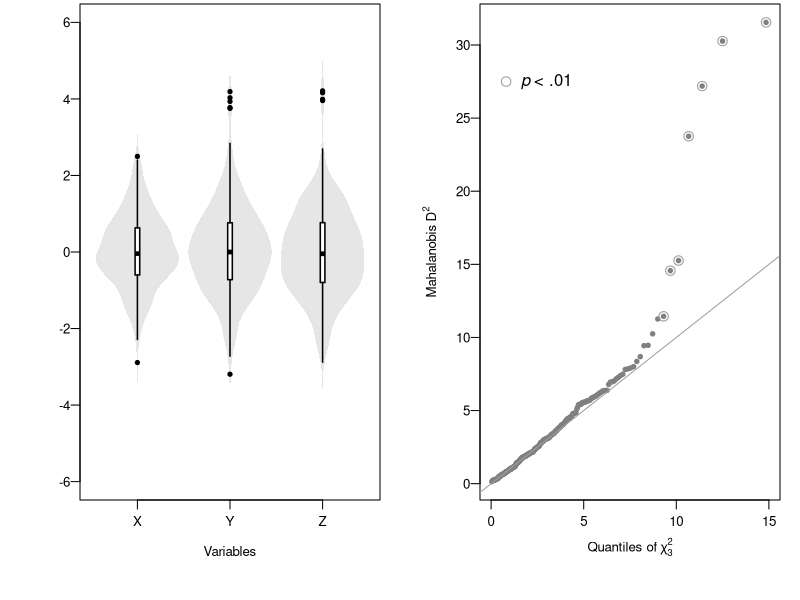
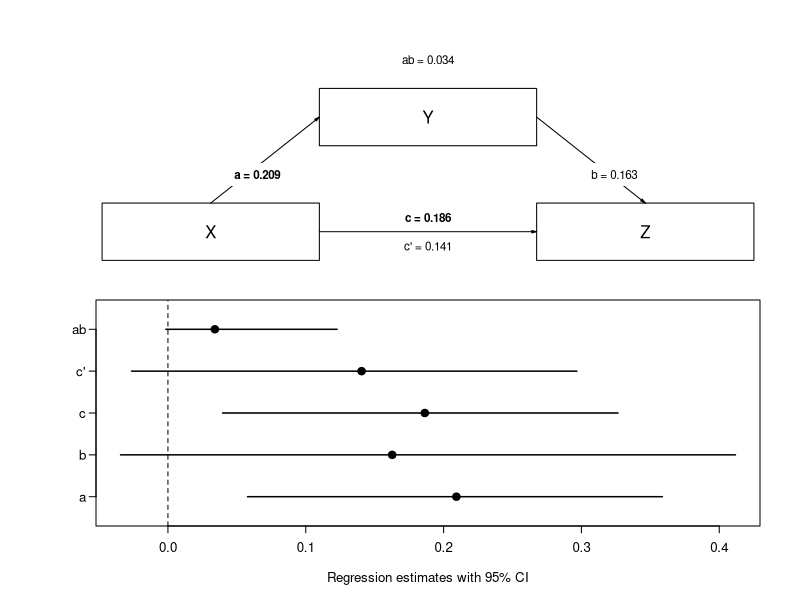

The R source for these figures, in order:
## ---- chunk 1
knitr::opts_chunk$set(echo = F)

# required package(s)
library(psych)      # mainly for correlation analysis
library(robustbase) # mainly for robust regression

# required functions

# if possible, rather than sourcing often used functions via 'source()', embed 
# them via copy/paste to ensure that the functions are available right away, 
# which is especially helpful when you share your code along with your data  

# returning coefficients in APA style
apa.coef <- function(coef, gt1 = T, digits = 2, pval = F) {
  if (gt1 == T) {
    coef = format(round(coef, digits = digits), nsmall = digits)
  } else if (gt1 == F) {
    coef = sub('0.', '.', format(round(coef, digits = digits), nsmall = digits))
  }
  if (pval == T) {
    if (coef == '.000') {
      coef = '< .001'
    } else {
      coef = paste('=', coef)
    }
  }
  return(coef)
}

# reporting correlations in APA-style (simple version)
apa.cor <- function(df, method = 'pearson') {
  ct = corr.test(df)$ci
  r.ci = sub('0.', '.', format(round(ct[1, 1:3], digits = 2), nsmall = 2))
  pval = sub('0.', '.', format(round(ct[1, 4], digits = 3), nsmall = 3))
  if (pval == '.000') {
    pval = '< .001'
  } else {
    pval = paste('=', pval)
  }
  out = paste0('_r_ = ', r.ci[2], ', 95% CI [', r.ci[1], ', ', r.ci[3], '], _p_ ', pval)
  return(out)
}

# function for extracting and formatting correlation information for use in manuscript, i.e.,
# effect size classification according to Hemphill (2003) or Cohen (1988) and correlation
# coefficients (Pearson or Spearman) together with their 95% CI 
apa_print.corr.test <- function(df, method = "pearson", classify = "gignac") {
    ci = corr.test(df, method = method)$ci
    out = NULL
    for (i in 1:nrow(ci)) {
      if (classify == "gignac") {
        if (ci$r[i] < .2) {
          es = "small"
        } else if (ci$r[i] >= .2 & ci$r[i] <= .3) {
          es = "medium"
        } else {
          es = "large"
        }
      } else if (classify == "cohen") {
        if (ci$r[i] < .3) {
          es = "small"
        } else if (ci$r[i] >= .5 & ci$r[i] <= .5) {
          es = "medium"
        } else {
          es = "large"
        }
      }
      r = sub("[0]+", "", format(round(ci$r[i], 2), nsmall = 2))
      # format p-value
      if (ci$p[i] > .001) {
        p = paste("_p_ = ", sub("[0]+", "", format(round(ci$p[i], 3), nsmall = 3)), sep = "")
      } else {
        p = "_p_ < .001"
      }
      # format ci
      CI = sub("[0]+", "", format(round(c(ci$lower[i], ci$upper[i]), 2), nsmall = 2))
      CI = paste("95% CI [", CI[1], ", ", CI[2], "]", sep = "")
      if (method == "pearson") {
        summary = paste("_r_ = ", r, ", ", CI, sep = "")
        full.summary = paste("_r_ = ", r, ", ", CI, ", ", p, sep = "")
      } else if (method == "spearman") {
        summary = paste("_r~s~_ = ", r, ", ", CI, sep = "")
        full.summary = paste("_r~s~_ = ", r, ", ", CI, ", ", p, sep = "")
      }
      out = rbind(out, c(es, summary, full.summary))
    }
    colnames(out) = c("es", "rs", "rsp")
    rownames(out) = sub("-", ".", rownames(ci))
    return(as.data.frame(out))
  }

## ---- chunk 2
# required functions

# function for applying shapiro.test to all cols of a df
sw <- function(df) {
  out = NULL
  for (i in 1:ncol(df)) {
    out = c(out, shapiro.test(df[, i])$p.value)
  }
  return(out)
}

# function for generating violin plots
vio.plot <- function(df, ylim = NULL) {
  if (is.null(ylim)) {
    ylim = c(min(df) - 1, max(df) + 1)
  }
  plot(c(.5, 3.5), ylim, type = "n", xlab = "Variables", ylab = "", xaxt = "n", las = 1)
  axis(1, 1:3, colnames(df))
  for (i in 1:ncol(df)) {
    di = density(df[, i])
    dix = di$x
    diy = (di$y / max(di$y)) * .45
    polygon(c(i - diy, rev(i + diy)), c(dix, rev(dix)), border = NA, col = grey(.9))
    boxplot(df[, i], add = T, at = i, axes = F, boxwex = .1, staplewex = NA, lty = 1, lwd = 1.5, col = '#FFFFFF', outpch = 19, outcex = .5)
  }
}

# set seed for reproducible results
set.seed(1)

# simulate data
n = 256
X = rnorm(n)
Y = .2 * X + rnorm(n)
Z = .2 * X + .2 * Y + rnorm(n)

outliers = sort(sample(1:256, 4, replace = F))
Y[outliers] = runif(4, 3.75, 4.25)
Z[outliers] = runif(4, 3.75, 4.25)

df = data.frame(X, Y, Z)

# get descriptives
descriptives = describe(df)[, c(3:5, 13, 8:9, 11:12)] # drop some unnecessary output and rearrange cols

# add results from shapiro.tests
descriptives$shapiro.p = sw(df)

# add (arbitrary) alphas
descriptives$alpha = c(.82, .76, .79)

# determine whether and which variables deviate from univariate normality and enclose the into $$ for LaTeX output
which.normal = paste('$', rownames(descriptives)[which(descriptives$shapiro.p > .2)], '$', sep = '')
which.nonnormal = paste('$', rownames(descriptives)[which(descriptives$shapiro.p < .2)], '$', sep = '')
# determine whether there are one or two normally, or non-normally, resp., distributed variables
report.normal = report.nonnormal = 'variable'
if (length(which.normal) > 1) {
  which.normal = paste(which.normal, collapse = " and ")
  report.normal = 'variables'
}
if (length(which.nonnormal) > 1) {
  which.nonnormal = paste(which.nonnormal, collapse = " and ")
  report.nonnormal = 'variables'
}

# set plotting area to 2 cols and have smaller than default values for mgp, cex, and tck 
par(mfrow = c(1, 2), mar = c(5, 4, 0.2, 1), mgp = c(2, .5, 0), cex.axis = .8, cex.lab = .8, tck = -.03)

# plot univariate distributions
vio.plot(df, ylim = c(-6, 6))

# identify and plot outliers
distances = mahalanobis(df, center = colMeans(df), cov = covMcd(df)$cov) # squared Mahalanobis distances (using a robust estimate of covariance from robustbase)
chisq.q = qchisq(ppoints(n), df = ncol(df)) # theoretical quantiles from the chi-square distribution
plot(chisq.q, sort(distances), xlim = c(0, 15), ylim = range(distances),cex = .6,pch = 19, col = grey(.5), xlab = expression('Quantiles of' * ~ chi[3]^2), ylab = expression('Mahalanobis' * ~D^2), las = 1) # plot distances
lines(par('usr')[3:4], par('usr')[3:4], col = 8) # QQ straight line
robust.outliers = which(1 - pchisq(distances, df = 3) < .01) # determine outliers
points(chisq.q[which(1 - pchisq(sort(distances), df = 3) < .01)], sort(distances)[which(1 - pchisq(sort(distances), df = 3) < .01)], col = grey(.6), cex = 1.25) # spot outliers
legend(0, 27.5, xjust = 0, yjust = .5, bty = "n", pch = 1, pt.cex = 1.25, col = grey(.6), legend = expression(italic(p) ~ '< .01')) # add legend


# assess multivariate normality
mardia.df = mardia(df, plot = F)
# generate text elements to report test results
if (mardia.df$p.skew > .2 | mardia.df$p.kurt > .2) {
  report.mardia = 'no'
} else {
  report.mardia = 'a'
}

# determine whether standard of robust tests are to be performed
if (any(descriptives$shapiro.p < .2) | mardia.df$p.skew < .2 | mardia.df$p.kurt < .2 ) {
  distribution = 'non-normal'
  correlation = 'Spearman'
  regression = 'robust'
  robust = T
} else {
  distribution = 'normal'
  correlation = 'Pearson'
  regression = 'linear'
  robust = F
}

cap.2 = paste0('Results of the mediation analysis using ', regression, ' regression. Unstandardized coefficients are given and printed bold-faced if their 95% CI (based on bias-corrected and accelerated bootstrapping with 1000 permutations) does not inlcude zero.')

## ---- chunk 3
# correlation analysis
ct = corr.test(df, method = tolower(correlation)) 
# please note that above, we refer to the variable 'correlation' defined at the end of R code chunk analysis.1
# to be either 'Pearson' or 'Spearman'. To pass the appropriate correlation method to corr.test, we set the 
# string to lower using the tolower() command, and we also use this string to give the following table the 
# appropriate caption 
## ---- chunk 4
# function for mediation analysis with bootstrapping
boot.med.rob <- function(iv, dv, med, replicates = 1000, robust = T) {
  
  # load required packages 
  if (!any((.packages()) == "boot"))        { require(boot) }
  if (!any((.packages()) == "robustbase"))  { require(robustbase) }
  if (!any((.packages()) == "shape"))       { require(shape) }
  
  # create data frame
  df = data.frame(iv, dv, med)
  colnames(df) = c("iv", "dv", "med")
  
  # set seed
  set.seed(242)
  
  # function to obtain regression weights 
  bs <- function(A, B, C, data, indices, robust) {
    d <- data[indices,] # allows boot to select sample 
    if (robust == T) {
      afit <- lmrob(A, data = d) # regression of mediator on dv (path a)
      bfit <- lmrob(B, data = d) # regression of dv on iv (path cp for c-prime or c') and mediator (path b) 
      cfit <- lmrob(C, data = d) # regression of dv on iv (path c)
    } else if (robust == F) {
      afit <- lm(A, data = d)
      bfit <- lm(B, data = d)
      cfit <- lm(C, data = d)
    }
    a  = coef(afit)[2]    # path coefficient a
    b  = coef(bfit)[3]    # path coefficient b
    c  = coef(cfit)[2]    # path coefficient c  (= total effect)
    cp = coef(bfit)[2]    # path coefficient cp (= net direct effect)
    ab = a * b            # indirect effect ab  (= indirect effect)
    coefs = c(a, b, c, cp, ab)
    names(coefs) = c("a", "b", "c", "cp", "ab")
    return(coefs) 
  } 
  # bootstrapping with 1000 replications (configuration of function bs)
  results <- boot(data = df, statistic = bs, robust = robust, R = replicates, A = med ~ iv, B = dv ~ iv + med, C = dv ~ iv, parallel = "multicore", ncpus = 4)
  
  # get 95% confidence intervals 
  bci.a  = boot.ci(results, type = "bca", index = 1) # mediator ~ iv
  bci.b  = boot.ci(results, type = "bca", index = 2) # dv ~ mediator
  bci.c  = boot.ci(results, type = "bca", index = 3) # direct effect
  bci.cp = boot.ci(results, type = "bca", index = 4) # direct effect | mediation
  bci.ab = boot.ci(results, type = "bca", index = 5) # indirect effect
  
  # combine all 95% CI
  bci = rbind(bci.a$bca[4:5], bci.b$bca[4:5], bci.c$bca[4:5], bci.cp$bca[4:5], bci.ab$bca[4:5])
  
  # combine output
  r = data.frame(results$t0, colMeans(results$t) - results$t0, apply(results$t, 2, median), apply(results$t, 2, sd))
  r = cbind(r, bci)
  rownames(r) = c("a", "b", "c", "cp", "ab")
  colnames(r) = c("original", "bias", "boot.Median", "boot.SE", "CI.lo", "CI.hi")
  
  # does CI exclude zero? (for plotting, if yes, coef will be plotted bold-faced)
  r$sig = as.numeric((r$CI.hi < 0 & r$CI.lo < 0) | (r$CI.hi > 0 & r$CI.lo > 0)) + 1 # plus one results in values of 1 (ns.) or 2 (sig.) that are assigned to font= below
  
  # string whether significant or not for reporting in text
  r$sig.string = 'significant'
  r$sig.string[which(r$sig == 1)] = 'not significant'
  
  return(r)
  
}

bm = boot.med.rob(iv = X, dv = Y, med = Z, robust = robust)

# plot mediation paths
par(mfrow = c(2, 1), mar = c(1.5, 3.8, .5, 1))
plot(c(0:21), seq(2, 6.2, .2), type = "n", axe = F, xlab = "", ylab = "")

rect( 0, 2,  7, 3)
rect(14, 2, 21, 3)
rect( 7, 4, 14, 5)

text( 3.5, 2.5, labels = 'X')
text(10.5, 4.5, labels = 'Y')
text(17.5, 2.5, labels = 'Z')

Arrows(x0 =  3.5, y0 = 3.0, x1 =  7.0, y1 = 4.5, arr.type = "triangle", arr.length = .1, arr.adj = 1)
Arrows(x0 =  7.0, y0 = 2.5, x1 = 14.0, y1 = 2.5, arr.type = "triangle", arr.length = .1, arr.adj = 1)
Arrows(x0 = 14.0, y0 = 4.5, x1 = 17.5, y1 = 3.0, arr.type = "triangle", arr.length = .1, arr.adj = 1)

rect(0, 3.3, 21, 3.7, border = NA, col = '#FFFFFF')
text( 5.0, 3.50, labels = paste("a =", round(bm$original[1], 3)), font = bm$sig[1], cex = .7)
text(16.5, 3.50, labels = paste("b =", round(bm$original[2], 3)), font = bm$sig[2], cex = .7)
text(10.5, 2.75, labels = paste("c =", round(bm$original[3], 3)), font = bm$sig[3], cex = .7)
text(10.5, 2.25, labels = paste("c' =",round(bm$original[4], 3)), font = bm$sig[4], cex = .7)
text(10.5, 5.50, labels = paste("ab =",round(bm$original[5], 3)), font = bm$sig[5], cex = .7)

# plot coefficients with CI
par(mar = c(3.7, 4.8, 0, 2))
X = c(min(bm$CI.lo), max(bm$CI.hi))
plot(bm[,1], 1:nrow(bm), pch = 19, yaxt = "n", xlim = X, ylim = c(0.5, nrow(bm) + 0.5), cex.axis = .8, xlab = "", ylab = "")
mtext("Regression estimates with 95% CI", side = 1, line = 2, cex = .8)
clab = c("a", "b", "c", "c'", "ab")
axis(2, at = 1:nrow(bm), labels = clab, las = 1, cex.axis = .8)
for (i in 1:nrow(bm)) {
  lines(bm[i, 5:6], c(i, i), lwd = 1.5)
}
abline(v = 0, lty = 2)
par(mfrow = c(1, 1), mar = c(5.1, 4.1, 4.1, 2.1))
